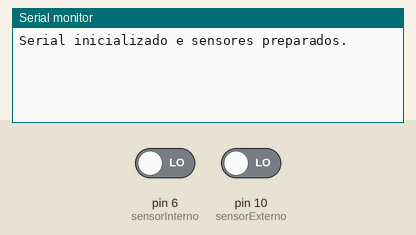
A sketch run on a simulated Arduino Uno, built with avr-gcc and run on an emulated ATmega328P. Shown: the last lines printed to the serial monitor. The test bench sets the inputs (shaded band); at power-on: pin 6 (sensorInterno) LOW, pin 10 (sensorExterno) LOW.

Above: at 1.8 s.
1.9 s: pin 6 (sensorInterno) driven HIGH
At 2.5 s:
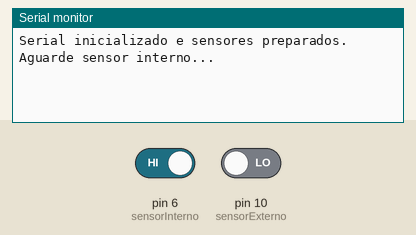
3.5 s: pin 6 (sensorInterno) driven LOW
At 4.7 s:
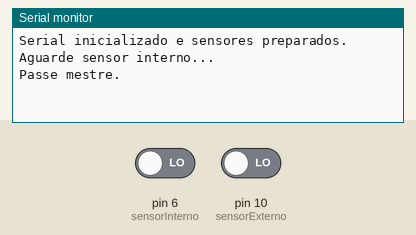
5.0 s: pin 10 (sensorExterno) driven HIGH
At 6.0 s:
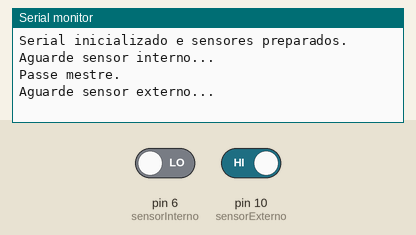
6.5 s: pin 10 (sensorExterno) driven LOW
At 6.9 s:
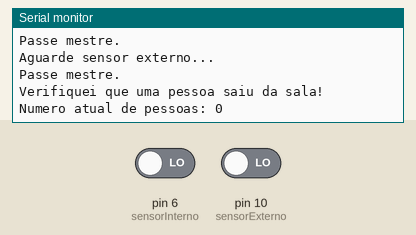

Measured:
- after the input at 1.9 s, the serial monitor: prints a new line after 0.10 s (image 1)
- after the input at 3.5 s, the serial monitor: prints a new line at once (image 2)
- after the input at 5.0 s, the serial monitor: prints a new line at once (image 3)
- after the input at 6.5 s, the serial monitor: prints a new line at once (image 4)

The sketch:

codigo.ino
```cpp
// ------------ VARIAVEIS IMPORTANTES ------------------

//tempo entre sensores
const unsigned short int TEMPO_DELAY_ENTRE_SENSORES = 500;

//tipos de debug
const unsigned short int NO_DEBUG = 0;
const unsigned short int VIEW_SENSORS_DETECTION = 1;

//ver mais ou menos mensagens
unsigned short int debug_level = NO_DEBUG;

//guarda o numero de pessoas dentro da sala
unsigned short int numPessoas = 0;

//um struct para deteccao externa e outro para interna
boolean deteccao_interna = false;
boolean deteccao_externa = false;

//pinos onde serao conectados os detectores de presenca
//escolhi os pinos 6 e 7 DIGITAIS do arduino
//caso queira conectar em pinos diferentes, basta alterar
// o numero aqui
unsigned short int sensorInterno = 6;
unsigned short int sensorExterno = 10;

// ------------ FIM DAS VARIAVEIS ------------------


void setup() {
  //inicializar serial
  Serial.begin(9600);

  //inicializar portas dos sensores
  pinMode(sensorInterno, INPUT);
  pinMode(sensorExterno, INPUT);

  Serial.println("Serial inicializado e sensores preparados.");
}

void loop() {
  //verificar deteccao no sensor externo
  if (digitalRead(sensorExterno) == HIGH && deteccao_externa == false) {
    Serial.println("Aguarde sensor externo...");
    aguardaSensor(sensorExterno);
    Serial.println("Passe mestre.");

    //registrar deteccao
    deteccao_externa = true;

    if (deteccao_interna == true) {
      //caso a deteccao interna tenha ocorrido primeiro, diminuir numero de pessoas dentro
      //da salafalse
      if (numPessoas > 0) {
        numPessoas = numPessoas - 1;
      }

      Serial.println("Verifiquei que uma pessoa saiu da sala!");
      Serial.print("Numero atual de pessoas: ");
      Serial.println(numPessoas);

      //resetar estado das deteccoes
      deteccao_interna = false;
      deteccao_externa = false;
    }
  }

  //verificar deteccao no sensor interno
  if (digitalRead(sensorInterno) == HIGH && deteccao_interna == false) {
    Serial.println("Aguarde sensor interno...");
    aguardaSensor(sensorInterno);
    Serial.println("Passe mestre.");
    //registrar deteccao
    deteccao_interna = true;

    if (deteccao_externa == true) {
      //caso a deteccao externa tenha ocorrido primeiro, diminuir numero de pessoas dentro
      //da sala
      numPessoas = numPessoas + 1;

      Serial.println("Verifiquei que uma pessoa entrou na sala!");
      Serial.print("Numero atual de pessoas: ");
      Serial.println(numPessoas);

      //resetar estado das deteccoes
      deteccao_interna = false;
      deteccao_externa = false;
    }
  }

  delay(TEMPO_DELAY_ENTRE_SENSORES);
}

void aguardaSensor (int sensor) {
  while (digitalRead(sensor) == 1) {}
}
```
